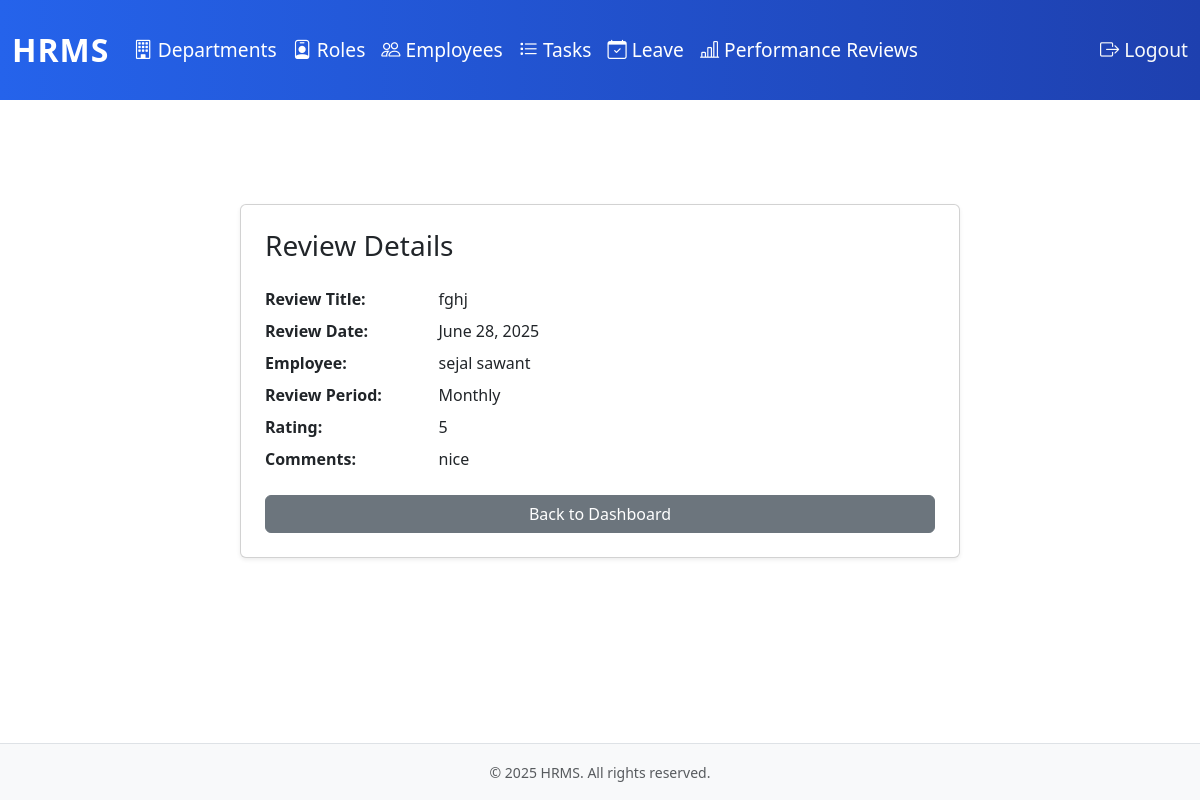
The app's page /reviews/1/ (signed in) with its own data.
### hrm_app/models.py (models this page shows, shortened)
class PerformanceReview(models.Model):
    review_id = models.AutoField(primary_key=True)
    review_title = models.CharField(max_length=100)
    review_date = models.DateField()
    employee = models.ForeignKey(User, on_delete=models.CASCADE, related_name='reviews')
    reviewed_by = models.ForeignKey(User, on_delete=models.SET_NULL, null=True, related_name='reviews_given')
    review_period = models.CharField(max_length=100, choices=[('Monthly', 'Monthly'), ('Quarterly', 'Quarterly'), ('Annual', 'Annual')])
    rating = models.IntegerField()
    comments = models.CharField(max_length=300, blank=True)
    created_at = models.DateTimeField(default=timezone.now)
    updated_at = models.DateTimeField(auto_now=True)

class User(AbstractUser):
    first_name = models.CharField(max_length=100)
    last_name = models.CharField(max_length=100)
    username = models.CharField(max_length=100, unique=True)
    email = models.CharField(max_length=100, unique=True)
    mobile = models.CharField(max_length=100)
    dept = models.ForeignKey(Department, on_delete=models.SET_NULL, null=True, related_name='employees')
    role = models.ForeignKey(Role, on_delete=models.SET_NULL, null=True, related_name='employees')
    reporting_manager = models.ForeignKey('self', on_delete=models.SET_NULL, null=True, blank=True, related_name='subordinates')
    date_of_joining = models.DateField(null=True, blank=True)
    created_at = models.DateTimeField(default=timezone.now)
    updated_at = models.DateTimeField(auto_now=True)
    status = models.BooleanField(default=True)  # True = Active, False = Inactive (soft delete)
    is_employee = models.BooleanField(default=False)  # To distinguish between admin and employee
    email_verified = models.BooleanField(default=False)  # For email verification
    otp = models.CharField(max_length=6, null=True, blank=True)  # For OTP verification
    otp_created_at = models.DateTimeField(null=True, blank=True)  # OTP expiry tracking

### hrm_app/views.py (the view)
# urls.py: path('reviews/<int:pk>/', views.review_detail, name='review_detail'),
@login_required
def review_detail(request, pk):
    review = get_object_or_404(PerformanceReview, pk=pk)
    return render(request, 'hrm_app/review_detail.html', {'review': review})

### hrm_app/templates/hrm_app/review_detail.html
{% extends 'hrm_app/base.html' %}
{% block content %}
<div class="container py-4">
    <div class="row justify-content-center">
        <div class="col-md-8">
            <div class="card shadow-sm p-4">
                <h3 class="mb-4">Review Details</h3>
                <dl class="row">
                    <dt class="col-sm-3">Review Title:</dt>
                    <dd class="col-sm-9">{{ review.review_title }}</dd>
                    <dt class="col-sm-3">Review Date:</dt>
                    <dd class="col-sm-9">{{ review.review_date }}</dd>
                    <dt class="col-sm-3">Employee:</dt>
                    <dd class="col-sm-9">{{ review.employee.first_name }} {{ review.employee.last_name }}</dd>
                    <dt class="col-sm-3">Review Period:</dt>
                    <dd class="col-sm-9">{{ review.review_period }}</dd>
                    <dt class="col-sm-3">Rating:</dt>
                    <dd class="col-sm-9">{{ review.rating }}</dd>
                    <dt class="col-sm-3">Comments:</dt>
                    <dd class="col-sm-9">{{ review.comments }}</dd>
                </dl>
                <a href="{% url 'review_dashboard' %}" class="btn btn-secondary">Back to Dashboard</a>
            </div>
        </div>
    </div>
</div>
{% endblock %}

### hrm_app/templates/hrm_app/base.html (style rules this page uses)
html, body { height: 100%; }
body { display: flex; flex-direction: column; min-height: 100vh; }

### records on screen
PerformanceReview: review_title "fghj", review_date "June 28, 2025", employee.first_name "sejal", employee.last_name "sawant", review_period "Monthly", rating "5", comments "nice"
